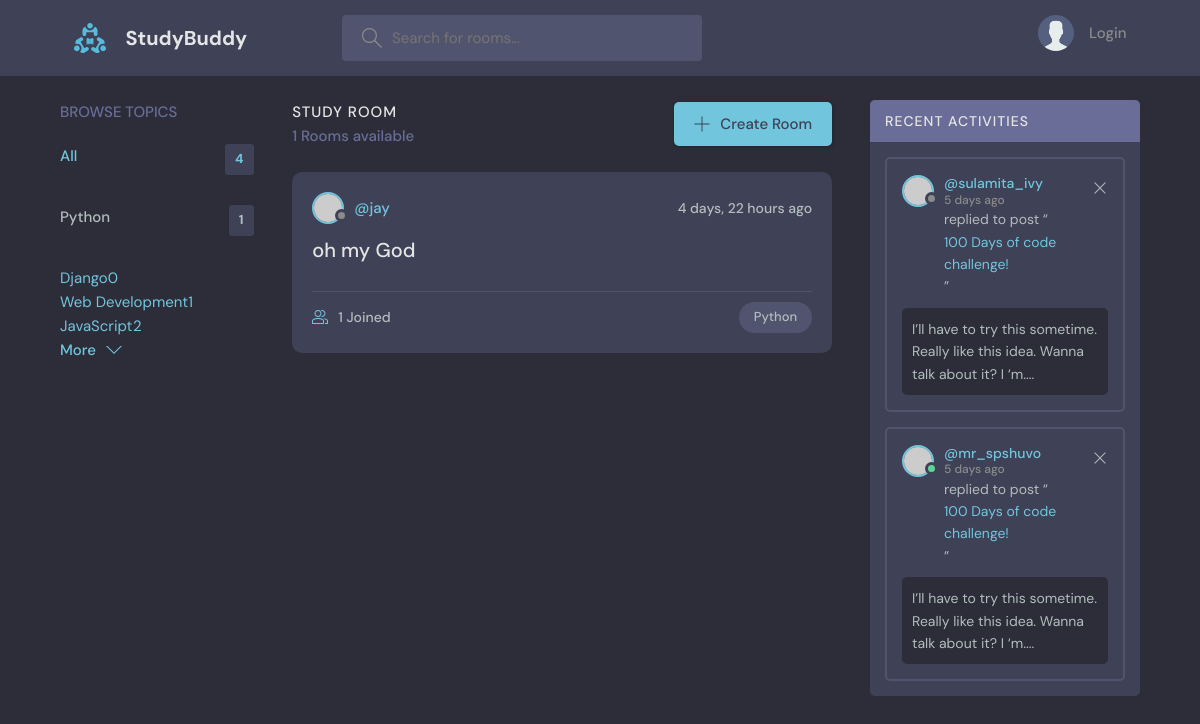
Page /?q=Python on the earlier database version.
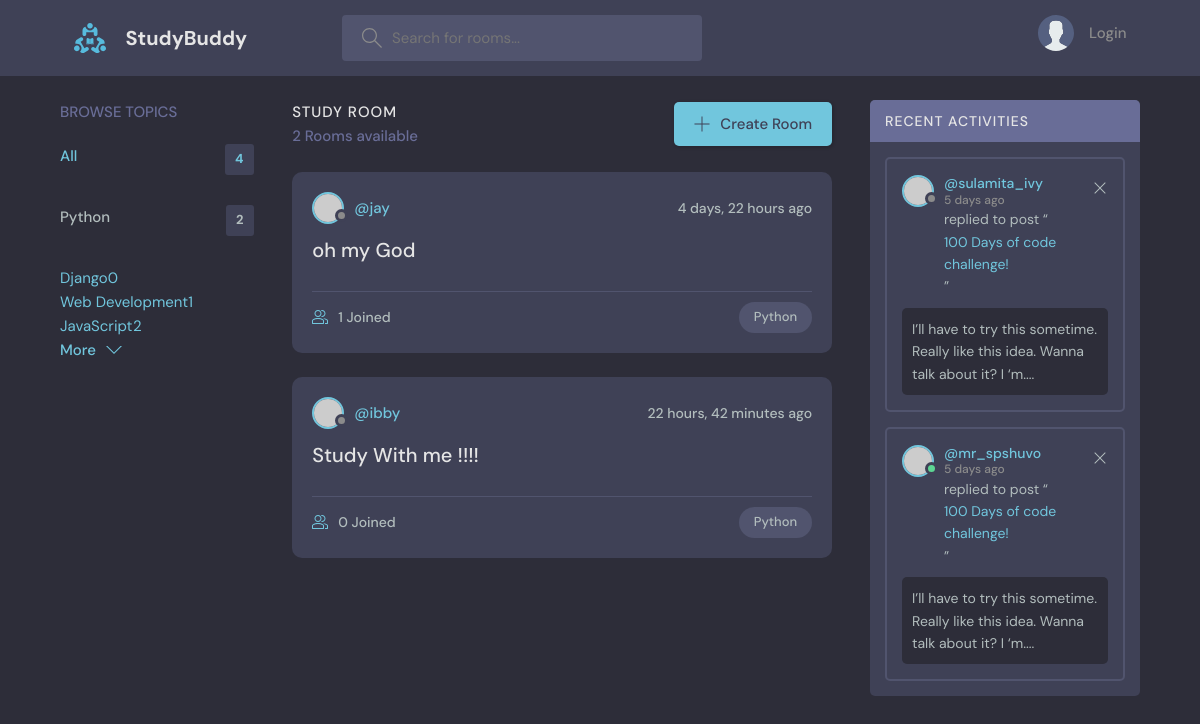
Same page on the later database version.
### base/models.py (models this page shows, shortened)
class Topic(models.Model):
    name = models.CharField(max_length=200)

class Room(models.Model):
    host = models.ForeignKey(User, on_delete=models.SET_NULL, null=True)
    topic =  models.ForeignKey(Topic, on_delete=models.SET_NULL, null=True)
    name = models.CharField(max_length=200)
    description = models.TextField(null=True, blank =True)
    participants = models.ManyToManyField(User, related_name='participants', blank=True)
    updated = models.DateTimeField(auto_now=True)
    created = models.DateTimeField(auto_now_add=True)

### base/views.py (the view)
# urls.py: path('', views.home, name='home'),
def home(request):
   q = request.GET.get('q') if request.GET.get('q') != None else ''
   rooms = Room.objects.filter(Q(topic__name__icontains=q) |
                               Q(name__icontains=q) |
                               Q(description__icontains=q)
                               )
   topics = Topic.objects.all()
   room_count = rooms.count()
   room_messages = Message.objects.all().order_by('-created').filter(Q(room__topic__name__icontains=q))
   context = {'rooms': rooms, 'topics': topics, "room_count": room_count, "room_messages": room_messages}
   return render(request, 'base/home.html', context )

### base/templates/base/home.html (shortened to what this page needs)
{% extends 'main.html' %}
    {% block content%}
    <main class="layout layout--3">
      <div class="container">
        {% include 'base/topics_component.html' %}
        <div class="roomList">
          <div class="roomList__header">
            <div>
              <h2>Study Room</h2>
              <p>{{room_count}} Rooms available</p>
            </div>
            <a class="btn btn--main" href="create-room.html">
              <svg version="1.1" xmlns="http://www.w3.org/2000/svg" width="32" height="32" viewBox="0 0 32 32">
                <title>add</title>
                <path
                  d="M16.943 0.943h-1.885v14.115h-14.115v1.885h14.115v14.115h1.885v-14.115h14.115v-1.885h-14.115v-14.115z"
                ></path>
              </svg>
              Create Room
            </a>
          </div>
        {% include 'base/feed_component.html' %}
        </div>
        <div class="activities">
          <div class="activities__header">
            <h2>Recent Activities</h2>
          </div>
          <div class="activities__box">
            <div class="activities__boxHeader roomListRoom__header">
              <a href="profile.html" class="roomListRoom__author">
                <div class="avatar avatar--small">
                  <img src="https://randomuser.me/api/portraits/women/11.jpg" />
                </div>
                <p>
                  @sulamita_ivy
                  <span>5 days ago</span>
                </p>
              </a>
              <div class="roomListRoom__actions">
                <a href="#">
                  <svg version="1.1" xmlns="http://www.w3.org/2000/svg" width="32" height="32" viewBox="0 0 32 32">
                    <title>remove</title>
                    <path
                      d="M27.314 6.019l-1.333-1.333-9.98 9.981-9.981-9.981-1.333 1.333 9.981 9.981-9.981 9.98 1.333 1.333 9.981-9.98 9.98 9.98 1.333-1.333-9.98-9.98 9.98-9.981z"
                    ></path>
                  </svg>
                </a>
              </div>
            </div>
            <div class="activities__boxContent">
              <p>replied to post “<a href="room.html">100 Days of code challenge!</a>”</p>
              <div class="activities__boxRoomContent">
                I’ll have to try this sometime. Really like this idea. Wanna talk about it? I ‘m....
              </div>
            </div>
          </div>
          <div class="activities__box">
            <div class="activities__boxHeader roomListRoom__header">
              <a href="profile.html" class="roomListRoom__author">
                <div class="avatar avatar--small active">
                  <img src="https://randomuser.me/api/portraits/men/13.jpg" />
                </div>
                <p>
                  @mr_spshuvo
                  <span>5 days ago</span>
                </p>
              </a>
              <div class="roomListRoom__actions">
                <a href="#">
                  <svg version="1.1" xmlns="http://www.w3.org/2000/svg" width="32" height="32" viewBox="0 0 32 32">
                    <title>remove</title>
                    <path
                      d="M27.314 6.019l-1.333-1.333-9.98 9.981-9.981-9.981-1.333 1.333 9.981 9.981-9.981 9.98 1.333 1.333 9.981-9.98 9.98 9.98 1.333-1.333-9.98-9.98 9.98-9.981z"
                    ></path>
                  </svg>
                </a>
              </div>
            </div>
            <div class="activities__boxContent">
              <p>replied to post “<a href="room.html">100 Days of code challenge!</a>”</p>
              <div class="activities__boxRoomContent">
                I’ll have to try this sometime. Really like this idea. Wanna talk about it? I ‘m....
              </div>
            </div>
          </div>
        </div>
      </div>
    </main>
    {%endblock%}

### base/templates/base/topics_component.html
  <div class="topics">
          <div class="topics__header">
            <h2>Browse Topics</h2>
          </div>
          <ul class="topics__list">
            <li>
              <a href="{% url 'home' %}" class="active">All <span>{{topics.count}}</span></a>
            </li>
            <li>
            {% for topic in topics %}
              <a href="{% url 'home' %}?q={{topic.name}}">{{topic.name}}<span>{{topic.room_set.all.count}}</span></a>
            </li>
            {% endfor %}
          </ul>
          <a class="btn btn--link" href="topics.html">
            More
            <svg version="1.1" xmlns="http://www.w3.org/2000/svg" width="32" height="32" viewBox="0 0 32 32">
              <title>chevron-down</title>
              <path d="M16 21l-13-13h-3l16 16 16-16h-3l-13 13z"></path>
            </svg>
          </a>
        </div>

### base/templates/base/feed_component.html (shortened to what this page needs)
  {% for room in rooms %}
<div class="roomListRoom">
            <div class="roomListRoom__header">
              <a href="{% url 'user-profile' room.host.id %}" class="roomListRoom__author">
                <div class="avatar avatar--small">
                  <img src="https://randomuser.me/api/portraits/women/11.jpg" />
                </div>
                <span>@{{room.host.username}}</span>
              </a>
              <div class="roomListRoom__actions">
                <span>{{room.created | timesince}} ago</span>
              </div>
            </div>
            <div class="roomListRoom__content">
              <a href="{% url 'room' room.id %}">{{room.name}}</a>
            </div>
            <div class="roomListRoom__meta">
              <a href="{% url 'room' room.id %}" class="roomListRoom__joined">
                {{room.participants.all.count}} Joined
              </a>
              <p class="roomListRoom__topic">{{room.topic.name}}</p>
            </div>
</div>
  {% endfor %}

Differences in the rows shown:
computed for Topic "Python": room_set.all.count "1" → "2"
added Room: host.username "ibby", created "22 hours, 42 minutes", name "Study With me !!!!", participants.all.count "0", topic.name "Python"
Other differences:
{{ room_count }}: "1" → "2"
